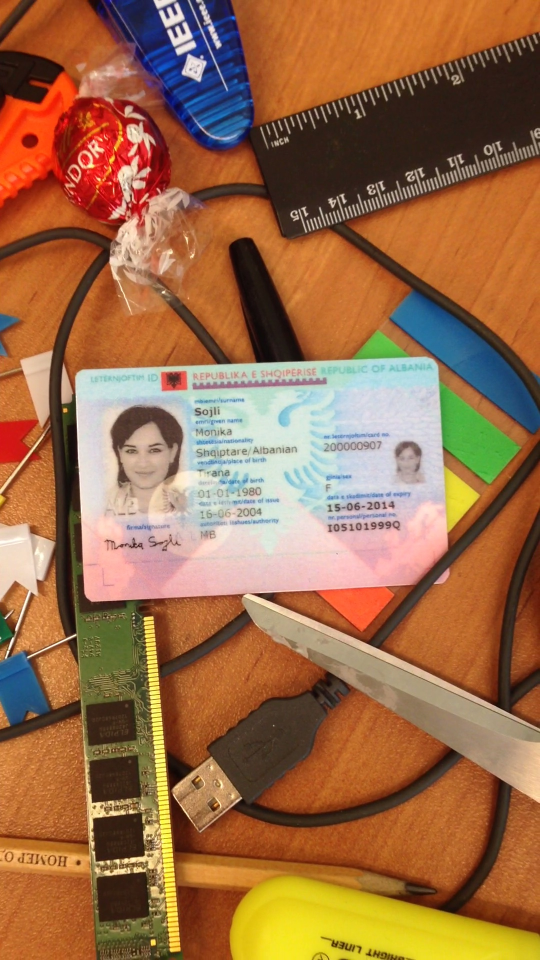
#> input picture sample_images/midv500_sample_1.jpg, 1080 x 1920 px (shown at 1/2 size)
$ python -i ela_engine.py   (imports and definitions only)
#> lines starting #> are read from the running program, lines starting #| are printed output that depends on the picture
### sih26188_project/backend/app/core/logging.py
"""
SIH26188 — Structured Logging Configuration
Provides unified, high-performance structured logging with ISO timestamps,
log levels, execution telemetry, and audit formatting.
"""

import logging
import sys
from typing import Any, Dict


class StructuredFormatter(logging.Formatter):
    """
    Formats log records with ISO-8601 timestamps and structured key-value tags.
    """

    # [38 lines left out: functions format, setup_logging, not called in this run]


def get_logger(name: str) -> logging.Logger:
    """
    Factory function for obtaining a named logger.
    """
    return logging.getLogger(name)

### sih26188_project/backend/app/modules/forensics/ela_engine.py
"""
SIH26188 — Classical Error Level Analysis (ELA) Engine
Architecture Reference: Section 2.3

Error Level Analysis detects digital photo splicing, inpainting, and text manipulation
by intentionally re-saving an image at JPEG Quality 90 and computing the absolute pixel difference
amplified by 20x. Inauthentic or spliced regions exhibit higher compression variance than
uniformly compressed background areas.
"""

import io
import math
import struct
import zlib
from typing import List, Optional, Tuple

from app.core.logging import get_logger
from app.schemas.forensics import ELAResult

logger = get_logger("sih26188.forensics.ela")


# -----------------------------------------------------------------------------
# Pure Python Lightweight PNG / Image Utilities (Zero-Dependency Fallback)
# -----------------------------------------------------------------------------

# [91 lines left out: functions _encode_png_rgb, _decode_png_rgb, not called in this run]


# -----------------------------------------------------------------------------
# ELA Engine Implementation
# -----------------------------------------------------------------------------

# [237 lines that did not run here, left out]


# Global Singleton
# [1 line that did not run here, left out]

>>> import cv2
>>> picture = cv2.imread('../../../../../sample_images/midv500_sample_1.jpg', cv2.IMREAD_GRAYSCALE)
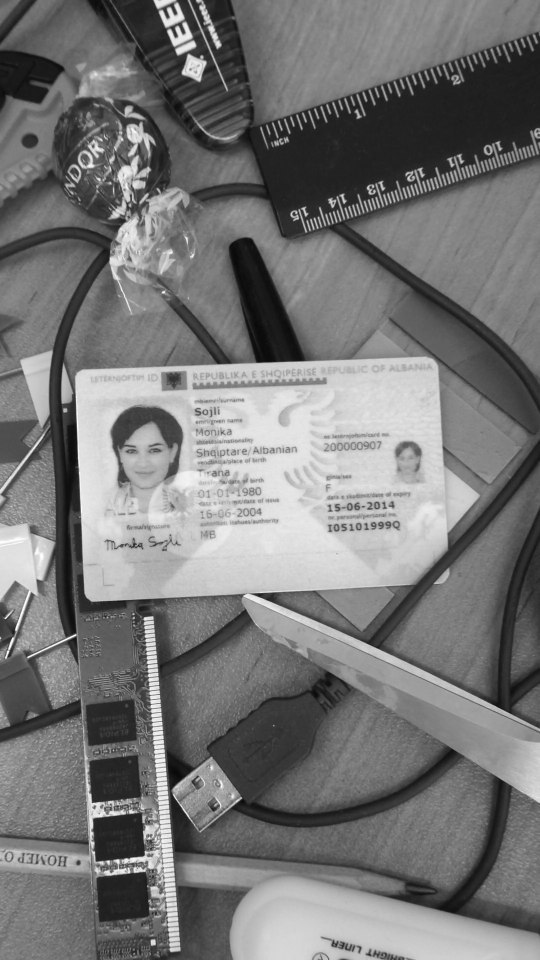
#> picture: shape (1920, 1080) (shown at 1/2 size); min 6, max 255, mean 118.6
#> (the run stopped early here; a loop or call above may not have finished)

$ run again, on sample_images/midv500_sample_8.jpg
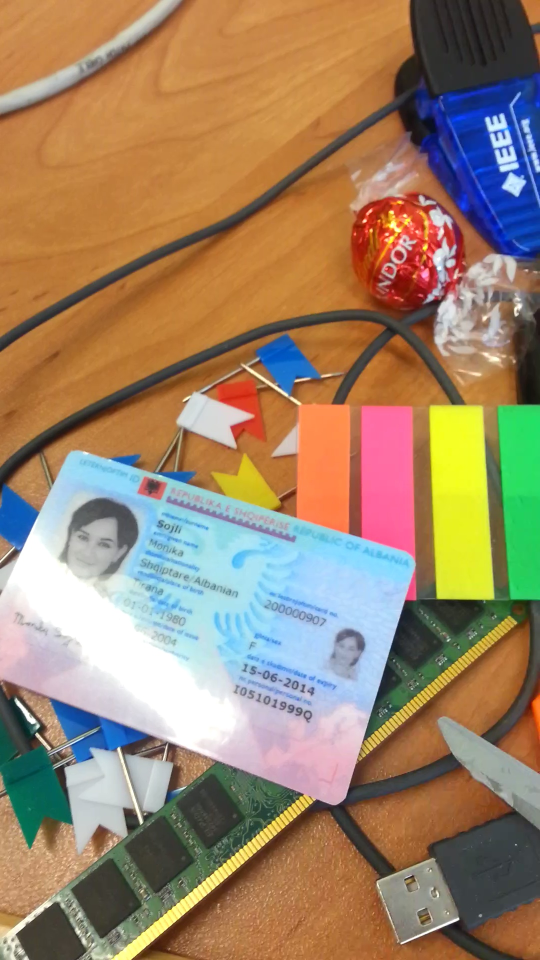
#> input picture sample_images/midv500_sample_8.jpg, 1080 x 1920 px (shown at 1/2 size)
#> `picture = cv2.imread('../../../../../sample_images/midv500_sample_1.jp..`:
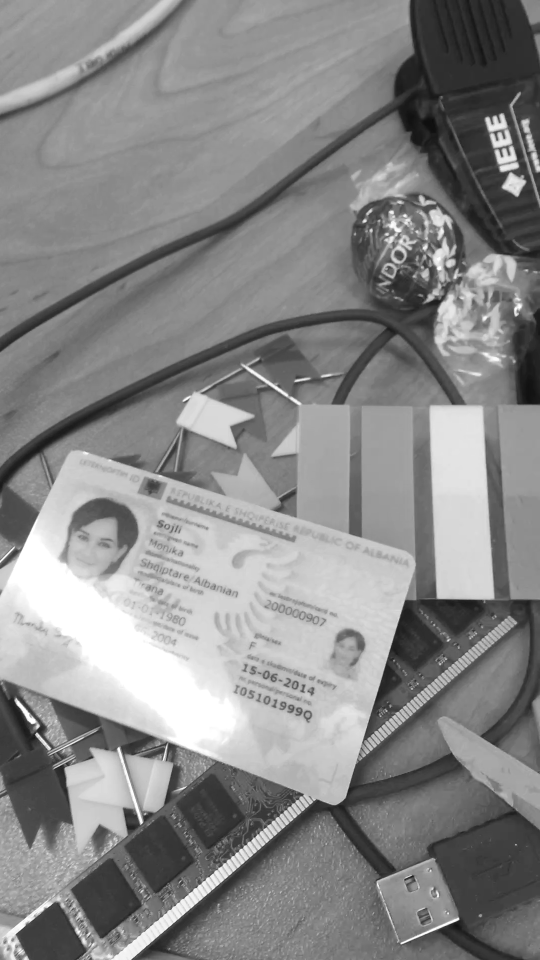
#> picture: shape (1920, 1080) (shown at 1/2 size); min 13, max 255, mean 136.4
